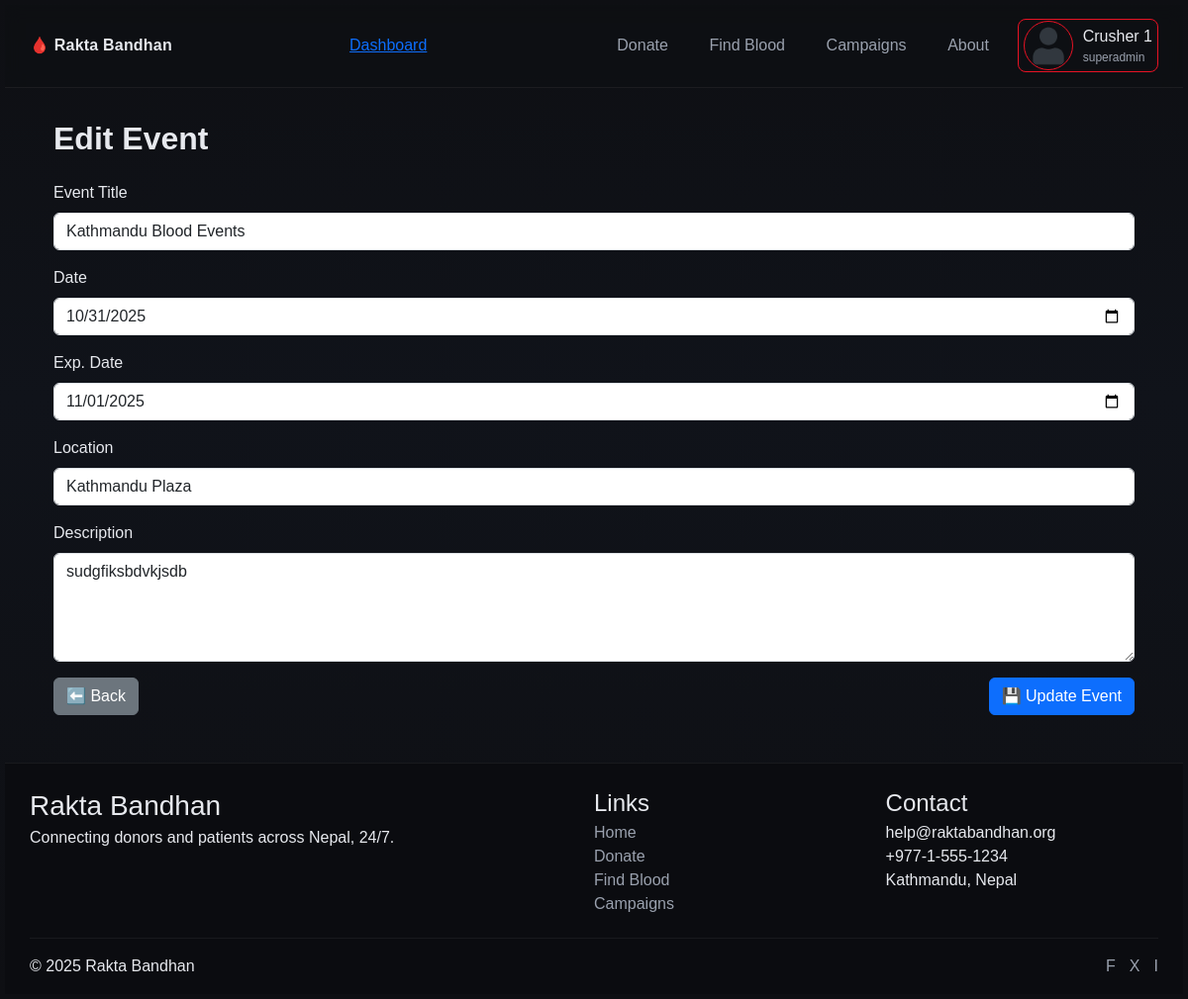
Screenshot of /admin/events/edit/1 (signed in) with the database file from the repository.
### models.py (models this page shows)
class User(db.Model, UserMixin):
    __tablename__ = "users"
    id = db.Column(db.Integer, primary_key=True)
    username = db.Column(db.String(100), nullable=False)
    password = db.Column(db.String(200), nullable=False)
    email = db.Column(db.String(120), unique=True, nullable=False)
    phone = db.Column(db.String(20), nullable=False, unique=True)
    blood_grp = db.Column(db.String(5), nullable=False)
    address = db.Column(db.String(200), nullable=False)
    profile_picture = db.Column(db.String(200), default='defaultImg/default.jpg')
    role = db.Column(db.String(20), nullable=False)
    donor = db.relationship('Donor', backref='user', uselist=False)
    requests = db.relationship('BloodRequest', backref='recipient', lazy=True)

class Campaign(db.Model):
    __tablename__ = "campaigns"
    id = db.Column(db.Integer, primary_key=True)
    title = db.Column(db.String(100), nullable=False)
    camp_img = db.Column(db.String(255), nullable=True)
    location = db.Column(db.String(100), nullable=False)
    date = db.Column(db.Date, nullable=False)
    exp_date = db.Column(db.Date, nullable=False)
    organizer = db.Column(db.String(100), nullable=True)
    description = db.Column(db.Text, nullable=True)
    participants = db.relationship("Participant", backref="event", lazy=True, cascade="all, delete-orphan")

### routes/dashboard_routes.py (the view, shortened to what this page needs)
@app.route("/admin/events/edit/<int:event_id>", methods=["GET", "POST"])
@login_required
def admin_edit_event(event_id):
    if current_user.role not in ["admin", "superadmin"]:
        return render_template("error/403.html"), 403
    event = Campaign.query.get_or_404(event_id)
    participant_count = Participant.query.filter_by(campaign_id=event.id).count()
    return render_template("admin/events/edit_event.html", event=event, participant_count=participant_count)

### app.py (called while the page is built)
@login_manager.user_loader
def load_user(user_id):
    if not user_id or user_id == "None":
        return None
    return User.query.get(int(user_id))

@app.context_processor
def inject_name():
    if current_user.is_authenticated:
        role = current_user.role.capitalize()
        return dict(name=f"{current_user.username} ({role})")
    return dict(name="")

@app.context_processor
def utility_processor():
    return dict(flash_categories=flash_categories)

### templates/admin/events/edit_event.html
{% extends 'base.html' %}
{% block content %}
<div class="container mt-4">
    <h2 class="fw-bold mb-4">Edit Event</h2>
    <form method="POST" action="{{ url_for('admin_edit_event', event_id=event.id) }}">
        <div class="mb-3">
            <label for="title" class="form-label">Event Title</label>
            <input
                type="text"
                class="form-control"
                id="title"
                name="title"
                value="{{ event.title }}"
                required>
        </div>
        <div class="mb-3">
            <label for="date" class="form-label">Date</label>
            <input
                type="date"
                class="form-control"
                id="date"
                name="date"
                value="{{ event.date.strftime('%Y-%m-%d') if event.date else '' }}"
                required>
        </div>
        <div class="mb-3">
            <label for="exp_date" class="form-label">Exp. Date</label>
            <input
                type="date"
                class="form-control"
                id="exp_date"
                name="exp_date"
                value="{{ event.exp_date.strftime('%Y-%m-%d') if event.exp_date else '' }}"
                required>
        </div>
        <div class="mb-3">
            <label for="location" class="form-label">Location</label>
            <input
                type="text"
                class="form-control"
                id="location"
                name="location"
                value="{{ event.location }}"
                required>
        </div>
        <div class="mb-3">
            <label for="description" class="form-label">Description</label>
            <textarea
                class="form-control"
                id="description"
                name="description"
                rows="4"
                placeholder="Add event details here...">{{ event.description }}</textarea>
        </div>
        <div class="d-flex justify-content-between">
            <a href="{{ url_for('admin_events') }}" class="btn btn-secondary">⬅️ Back</a>
            <button type="submit" class="btn btn-primary">💾 Update Event</button>
        </div>
    </form>
</div>
{% endblock %}

### templates/navbar.html (shortened to what this page needs)
<link rel="stylesheet" href="{{ url_for('static', filename='navbar.css') }}">
{% if current_user.is_authenticated %}
<header class="nav">
  <div class="nav__wrap container">
    <a class="brand" href="{{ url_for('home') }}">🩸 Rakta Bandhan</a>
    {% if current_user.role == "superadmin" %}
    <a href="{{ url_for('dashboard') }}">Dashboard</a>
    {% endif %}
    <nav class="menu" aria-label="Primary">
      <a href="{{ url_for('donate_blood') }}">Donate</a>
      <a href="{{ url_for('find_blood') }}">Find Blood</a>
      <a href="{{ url_for('campaigns') }}">Campaigns</a>
      <a href="{{ url_for('about') }}">About</a>
      {% if current_user.is_authenticated %}
      <div class="profile-dropdown">
        <div class="profile_pic">
          {% if current_user.role == 'recipient' or current_user.role == 'donor' %}
          <img class="profile_image" src="{{ url_for('static', filename='profile_pics/' + current_user.profile_picture) }}" alt="Profile Picture">
          {% elif current_user.role == 'admin' %}
          <img class="profile_image" src="{{ url_for('static', filename='defaultImg/admin_dflt.jpg') }}" alt="Profile Picture">
          {% else %}
          <img class="profile_image" src="{{ url_for('static', filename='defaultImg/default.png') }}" alt="Profile Picture">
          {% endif %}
        </div>
        <div class="profile_info">
          <p class="user_name">{{ current_user.username }} {{ current_user.id}}</p>
          <p class="user-role m-0">{{ current_user.role }}</p>
        </div>
      </div>
      {% endif %}
    </nav>
  </div>
</header>
{% endif %}

### static/main.css (style rules this page uses)
:root { --primary: #e81224; --bg: var(--primary); --surface: #0f1015; --surface-2: #1b1e29; --text: #e7e9ee; --muted: #9aa1ae; --ring: 0 0 0 2px rgba(225, 29, 72, 0.35); --radius: 20px; --shadow: 0 10px 25px rgba(0, 0, 0, .35); }
* { box-sizing: border-box; color: var(--text); font-family: 'Gill Sans', 'Gill Sans MT', Calibri, 'Trebuchet MS', sans-serif !important; }
body { margin: 0; font-family: Inter, system-ui, Segoe UI, Arial, Helvetica, sans-serif; background: linear-gradient(180deg, #0e0f13, #10131a 40%, #0e0f13); color: var(--text); line-height: 1.6; padding: 5px; position: relative; }
.container { width: 1200px; margin-inline: auto }

### static/navbar.css (style rules this page uses)
.nav { position: sticky; top: 0; z-index: 50; backdrop-filter: blur(8px); background: rgba(14, 15, 19, .6); border-bottom: 1px solid rgba(255, 255, 255, .06); }
.nav__wrap { display: flex; align-items: center; justify-content: space-between; padding: 0.9rem 0; }
.brand { color: var(--text); text-decoration: none; font-weight: 700; letter-spacing: .2px }
.menu { display: flex; gap: 1rem; align-items: center }
.menu a { color: var(--muted); text-decoration: none; padding: .5rem .8rem; border-radius: 12px }
.profile_info { display: inline-block; vertical-align: middle; }
.user_name, .user-role { color: var(--text); font-weight: 500; margin: 0px; }
.user-role { font-size: 12px; color: var(--muted); font-weight: 400; }
.profile-dropdown { position: relative; display: flex; gap: 10px; align-items: center; cursor: pointer; justify-content: center; align-items: center; padding: 1px 5px ; border: 1px solid var(--primary); border-radius: 8px; }
.profile_pic { display: flex; }
.profile_pic img { width: 50px; height: 50px; object-fit: contain; border-radius: 50%; border: 1px solid var(--primary); }

### rows the page displays
User: username "Crusher", id "1", role "superadmin"
Campaign: title "Kathmandu Blood Events", date "10/31/2025", exp_date "11/01/2025", location "Kathmandu Plaza", description "sudgfiksbdvkjsdb"
